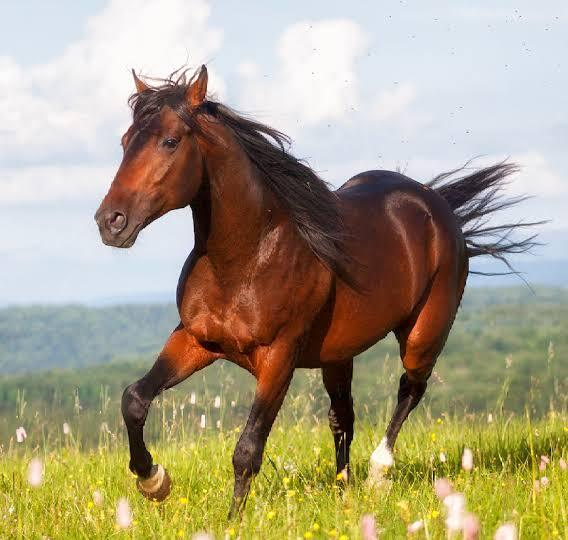
#> input picture Day_17/sample_images/test1.jpg, 568 x 540 px
$ python image_enhancement.py
#> lines starting #> are read from the running program, lines starting #| are printed output that depends on the picture
import cv2
import numpy as np


# Load image for enhancement
img1 = cv2.imread("sample_images/test1.jpg")
#> img1 is the input picture: shape (540, 568, 3); mean B, G, R 132.2, 159.1, 169.5

if img1 is None:
    print("Error: Could not read the image.")
    exit()


# Increase contrast
img1_enhanced = cv2.convertScaleAbs(
    img1,
    alpha=1.5,
    beta=0
)
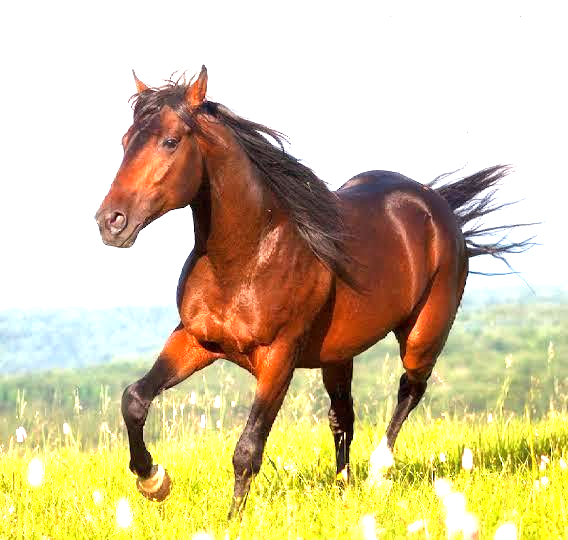
#> img1_enhanced: shape (540, 568, 3); mean B, G, R 158.6, 199.1, 214.4


# Increase brightness
img1_enhanced_bright = cv2.convertScaleAbs(
    img1,
    alpha=1.0,
    beta=50
)
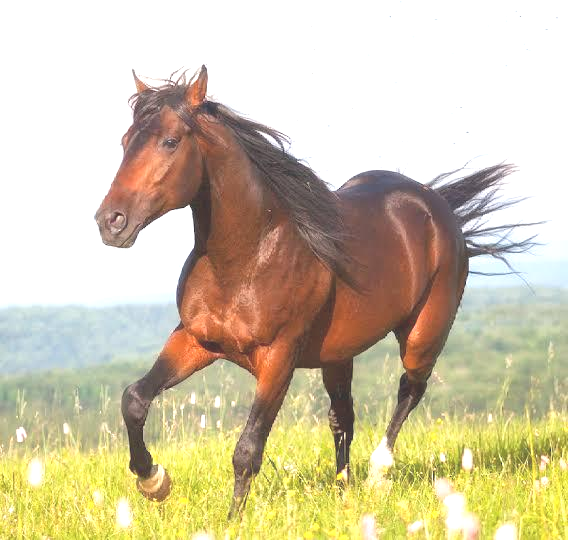
#> img1_enhanced_bright: shape (540, 568, 3); mean B, G, R 169.3, 198.6, 209.9


cv2.imwrite(
    "output_images/enhanced_img1.jpg",
    img1_enhanced
)

cv2.imwrite(
    "output_images/enhanced_bright_img1.jpg",
    img1_enhanced_bright
)


# Gaussian Blur
gaussian_image = cv2.GaussianBlur(
    img1,
    (15, 15),
    0
)
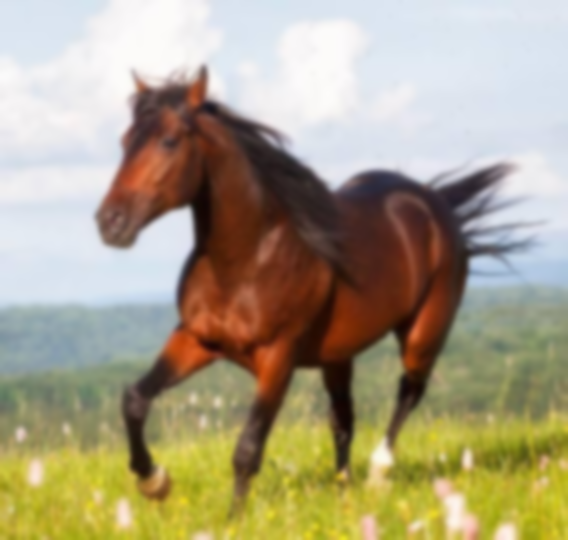
#> gaussian_image: shape (540, 568, 3); mean B, G, R 132.2, 159.1, 169.5

cv2.imwrite(
    "output_images/gaussian_blur_img1.jpg",
    gaussian_image
)

print(
    "Saved enhanced and blurred images at: "
    "output_images/enhanced_img1.jpg and "
    "output_images/gaussian_blur_img1.jpg"
)


# Load image for blur and sharpening
img3 = cv2.imread("sample_images/test3.jpg")
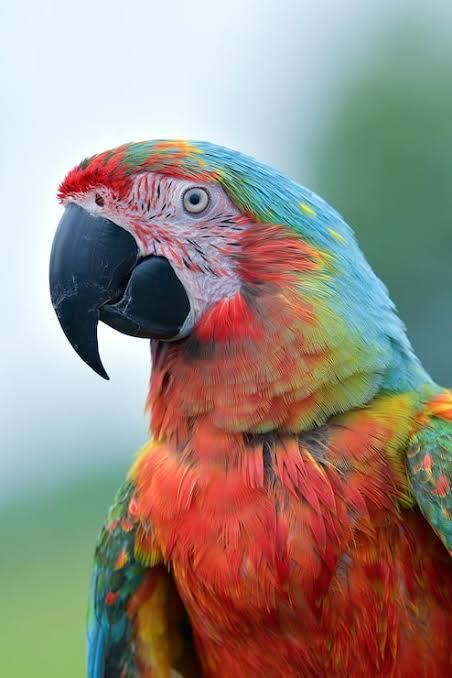
#> input picture Day_17/sample_images/test3.jpg, 452 x 678 px
#> img3 is the input picture: shape (678, 452, 3); mean B, G, R 129, 138.2, 151.6

if img3 is None:
    print("Error: Could not read the image.")
    exit()


# Median Blur
median_blur_image = cv2.medianBlur(
    img3,
    5
)

cv2.imwrite(
    "output_images/median_blur_img3.jpg",
    median_blur_image
)

print(
    "Saved median blurred image at: "
    "output_images/median_blur_img3.jpg"
)


# Bilateral Filter
bilateral_filtered_image = cv2.bilateralFilter(
    img3,
    9,
    75,
    75
)

cv2.imwrite(
    "output_images/bilateral_filter_img3.jpg",
    bilateral_filtered_image
)

print(
    "Saved bilateral filtered image at: "
    "output_images/bilateral_filter_img3.jpg"
)


# Image Sharpening
kernel = np.array([
    [0, -1, 0],
    [-1, 5, -1],
    [0, -1, 0]
])

sharpened_image = cv2.filter2D(
    img3,
    -1,
    kernel
)
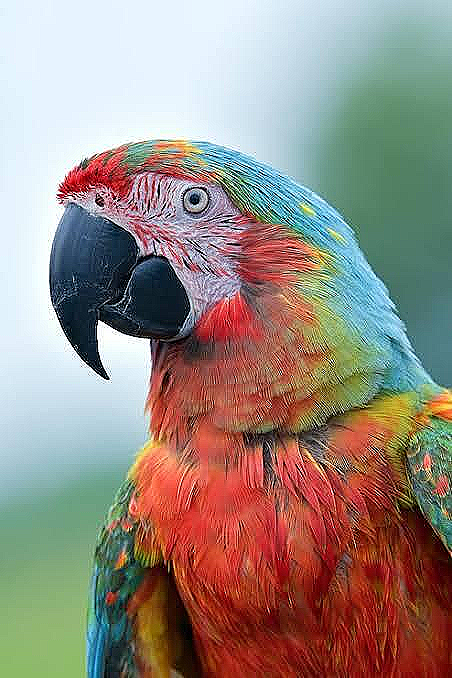
#> sharpened_image: shape (678, 452, 3); mean B, G, R 129.8, 138.7, 151.5

cv2.imwrite(
    "output_images/sharpened_img3.jpg",
    sharpened_image
)

print(
    "Saved sharpened image at: "
    "output_images/sharpened_img3.jpg"
)
